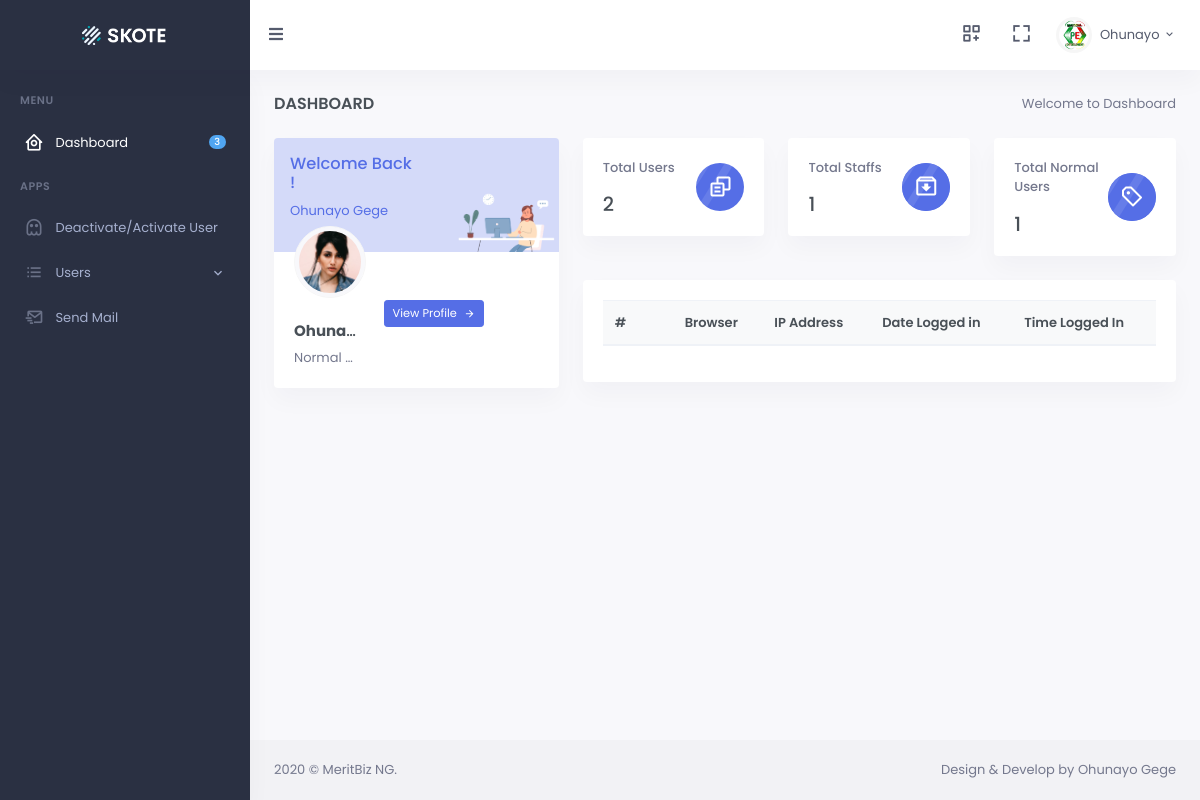
/admin.html (signed in), run on the app's committed database.
### dashboard/models.py (models this page shows, shortened)
class User(AbstractBaseUser, PermissionsMixin):
    email = models.EmailField(
        verbose_name=_('email address'), max_length=255, unique=True
    )
    username = models.CharField(_('Username'), max_length=100, default='', unique=True)
    first_name = models.CharField(_('first name'), max_length=30, blank=False)
    last_name = models.CharField(_('last name'), max_length=150, blank=False)
    gender = models.CharField(_('gender'), choices=GENDER, max_length=10, blank=False, default='')
    photo = models.ImageField(verbose_name=_('profile photo'), upload_to='users', default='', blank=True)
    mobile = models.CharField(verbose_name=_('Mobile Number'), max_length=21, unique=True, default='')
    state = models.CharField(verbose_name=_('current state'), max_length=30, blank=True, default='')
    lga = models.CharField(verbose_name=_('Local Government Area'), max_length=50, blank=True, default='')
    city = models.CharField(verbose_name=_('current city'), max_length=40, default='', blank=True)
    street = models.CharField(verbose_name=_('street address'), max_length=200, default='', blank=True)
    about_self = models.TextField(verbose_name=_('About Yourself'), default='')
    logins = models.PositiveIntegerField(default=1)
    joined_date = models.DateField(auto_now_add=True)
    joined_time = models.TimeField(auto_now_add=True)
    is_active = models.BooleanField(
        _('active'),
        default=True,
        help_text=_(
            'Designates whether this user should be treated as active. '
            'Unselect this instead of deleting accounts.'
        ),
    )
    is_staff = models.BooleanField(
        _('staff status'),
        default=False,
        help_text=_(
            'Designates whether the user can log into this admin site.'
        ),
    )
    objects = UserManager()
    USERNAME_FIELD = 'email'
    REQUIRED_FIELDS = ['username', 'first_name', 'last_name']

### dashboard/views.py (the view)
# urls.py: url(r'^admin.html$', views.home, name='home'),
@login_required
def home(request):
	user = request.user
	logins = LoginCount.objects.all().filter(log_user=request.user)
	user_count = User.objects.all().count()
	nuser_count = User.objects.all().exclude(is_staff=True).count()
	staff_count = User.objects.filter(is_superuser=True, is_staff=True).count()
	return render(request, 'home.html', {'user_count': user_count, 'staff_count': staff_count, 'nuser_count': nuser_count, 'logins':logins})

### dashboard/context_processor.py (called while the page is built)
def users(request):
    users = User.objects.all().exclude(is_staff=True)
    page = request.GET.get('page', 1)
    paginator = Paginator(users, 5)
    try:
        users = paginator.page(page)
    except PageNotAnInteger:
        users = paginator.page(1)
    except EmptyPage:
        users = paginator.page(paginator.num_pages)
    return {
        'users': users,
    }

def admins(request):
    admins = User.objects.all().filter(is_superuser=True)
    page = request.GET.get('page', 1)
    paginator = Paginator(admins, 5)
    try:
        admins = paginator.page(page)
    except PageNotAnInteger:
        admins = paginator.page(1)
    except EmptyPage:
        admins = paginator.page(paginator.num_pages)
    return {
        'admins': admins,
    }

def staffs(request):
    staffs = User.objects.all().filter(is_staff=True).exclude(is_superuser=True)
    page = request.GET.get('page', 1)
    paginator = Paginator(staffs, 5)
    try:
        staffs = paginator.page(page)
    except PageNotAnInteger:
        staffs = paginator.page(1)
    except EmptyPage:
        staffs = paginator.page(paginator.num_pages)
    return {
        'staffs': staffs,
    }

def reg_user_last_24(request):
	current_date = datetime.date.today()
	tdate = current_date
	yesterday = tdate - datetime.timedelta(hours=24)
	reg_user_last_24 = User.objects.all().exclude(joined_date__lt=yesterday).filter(joined_date__gte=yesterday)
	page = request.GET.get('page', 1)
	paginator = Paginator(reg_user_last_24, 5)
	try:
		reg_user_last_24 = paginator.page(page)
	except PageNotAnInteger:
		reg_user_last_24 = paginator.page(1)
	except EmptyPage:
		reg_user_last_24 = paginator.page(paginator.num_pages)
	return {
		'reg_user_last_24': reg_user_last_24,
	}

def reg_user_last_week(request):
	current_date = datetime.date.today()
	tdate = current_date
	last_week = tdate - datetime.timedelta(weeks=1)
	reg_user_lastweek = User.objects.all().exclude(joined_date__lt=last_week).filter(joined_date__gte=last_week)
	page = request.GET.get('page', 1)
	paginator = Paginator(reg_user_lastweek, 5)
	try:
		reg_user_lastweek = paginator.page(page)
	except PageNotAnInteger:
		reg_user_lastweek = paginator.page(1)
	except EmptyPage:
		reg_user_lastweek = paginator.page(paginator.num_pages)
	return {
		'reg_user_lastweek': reg_user_lastweek,
	}

### dashboard/templates/home.html (shortened to what this page needs)
{% extends 'app.html' %}
{% block body %}
<div class="main-content"><div class="page-content">
    <div class="container-fluid">
        <div class="row">
            <div class="col-12">
                <div class="page-title-box d-flex align-items-center justify-content-between">
                    <h4 class="mb-0 font-size-18">Dashboard</h4>
                    <div class="page-title-right">
                        <ol class="breadcrumb m-0">
                            <li class="breadcrumb-item active">Welcome to Dashboard</li>
                        </ol>
                    </div>
                </div>
            </div>
        </div>
        <div class="row">
            <div class="col-xl-4">
                <div class="card overflow-hidden">
                    <div class="bg-soft-primary">
                        <div class="row">
                            <div class="col-7">
                                <div class="text-primary p-3">
                                    <h5 class="text-primary">Welcome Back !</h5>
                                    <p>{{ user.first_name }} {{ user.last_name }}</p>
                                </div>
                            </div>
                            <div class="col-5 align-self-end">
                                <img src="/static/images/profile-img.png" alt="" class="img-fluid">
                            </div>
                        </div>
                    </div>
                    <div class="card-body pt-0">
                        <div class="row">
                            <div class="col-sm-4">
                                <div class="avatar-md profile-user-wid mb-4">
                                    <img src="/static/images/users/avatar-1.jpg" alt="" class="img-thumbnail rounded-circle">
                                </div>
                                <h5 class="font-size-15 text-truncate"><b>{{ user.first_name }} {{ user.last_name }}</b></h5>
                                <p class="text-muted mb-0 text-truncate">{% if user.is_superuser %}Admin {% elif user.is_staff %}Staff {% else %} Normal User{%endif%}</p>
                            </div>
                            <div class="col-sm-8">
                                <div class="pt-4">
                                    <div class="mt-4">
                                        <a href="{% url 'profile' user.username %}" class="btn btn-primary waves-effect waves-light btn-sm">View Profile <i class="mdi mdi-arrow-right ml-1"></i></a>
                                    </div>
                                </div>
                            </div>
                        </div>
                    </div>
                </div>
            </div>
            <div class="col-xl-8">
                <div class="row">
                    <div class="col-md-4">
                        <div class="card mini-stats-wid">
                            <div class="card-body">
                                <div class="media">
                                    <div class="media-body">
                                        <p class="text-muted font-weight-medium">Total Users</p>
                                        <h4 class="mb-0">{{ user_count }}</h4>
                                    </div>
                                    <div class="mini-stat-icon avatar-sm rounded-circle bg-primary align-self-center">
                                        <span class="avatar-title">
                                            <i class="bx bx-copy-alt font-size-24"></i>
                                        </span>
                                    </div>
                                </div>
                            </div>
                        </div>
                    </div>
                    <div class="col-md-4">
                        <div class="card mini-stats-wid">
                            <div class="card-body">
                                <div class="media">
                                    <div class="media-body">
                                        <p class="text-muted font-weight-medium">Total Staffs</p>
                                        <h4 class="mb-0">{{ staff_count }}</h4>
                                    </div>
                                    <div class="avatar-sm rounded-circle bg-primary align-self-center mini-stat-icon">
                                        <span class="avatar-title rounded-circle bg-primary">
                                            <i class="bx bx-archive-in font-size-24"></i>
                                        </span>
                                    </div>
                                </div>
                            </div>
                        </div>
                    </div>
                    <div class="col-md-4">
                        <div class="card mini-stats-wid">
                            <div class="card-body">
                                <div class="media">
                                    <div class="media-body">
                                        <p class="text-muted font-weight-medium">Total Normal Users</p>
                                        <h4 class="mb-0">{{ nuser_count }}</h4>
                                    </div>
                                    <div class="avatar-sm rounded-circle bg-primary align-self-center mini-stat-icon">
                                        <span class="avatar-title rounded-circle bg-primary">
                                            <i class="bx bx-purchase-tag-alt font-size-24"></i>
                                        </span>
                                    </div>
                                </div>
                            </div>
                        </div>
                    </div>
                </div>
                <div class="row">
                    <div class="col-lg-12">
                        <div class="card">
                            <div class="card-body">
                                <div class="table-responsive">
                                    <table class="table table-centered table-nowrap table-hover">
                                        <thead class="thead-light">
                                            <tr>
                                                <th scope="col" style="width: 70px;">#</th>
                                                <th scope="col">Browser</th>
                                                <th scope="col">IP Address</th>
                                                <th scope="col">Date Logged in</th>
                                                <th scope="col">Time Logged In</th>
                                            </tr>
                                        </thead>
                                    </table>
                                </div>
                            </div>
                        </div>
                    </div>
                </div>
            </div>
        </div>
    </div>
</div>
{% include 'footer.html' %}
</div>
{% endblock %}

### dashboard/templates/app.html (shortened to what this page needs)
<!DOCTYPE html>
<html lang="en">
<head>
        <link href="/static/libs/summernote/summernote-bs4.min.css" rel="stylesheet" type="text/css" />
        <link href="/static/css/bootstrap.min.css" id="bootstrap-style" rel="stylesheet" type="text/css" />
        <link href="/static/css/icons.min.css" rel="stylesheet" type="text/css" />
        <link href="/static/css/app.min.css" id="app-style" rel="stylesheet" type="text/css" />
    </head>
    <body data-sidebar="dark">
        <div id="layout-wrapper">
            <header id="page-topbar">
                <div class="navbar-header">
                    <div class="d-flex">
                        <div class="navbar-brand-box">
                            <a href="index-2.html" class="logo logo-light">
                                <span class="logo-lg">
                                    <img src="/static/images/logo-light.png" alt="" height="19">
                                </span>
                            </a>
                        </div>
                        <button type="button" class="btn btn-sm px-3 font-size-16 header-item waves-effect" id="vertical-menu-btn">
                            <i class="fa fa-fw fa-bars"></i>
                        </button>
                    </div>
                    <div class="d-flex">
                        <div class="dropdown d-none d-lg-inline-block ml-1">
                            <button type="button" class="btn header-item noti-icon waves-effect"
                                data-toggle="dropdown" aria-haspopup="true" aria-expanded="false">
                                <i class="bx bx-customize"></i>
                            </button>
                        </div>
                        <div class="dropdown d-none d-lg-inline-block ml-1">
                            <button type="button" class="btn header-item noti-icon waves-effect" data-toggle="fullscreen">
                                <i class="bx bx-fullscreen"></i>
                            </button>
                        </div>
                        <div class="dropdown d-inline-block">
                            <button type="button" class="btn header-item waves-effect" id="page-header-user-dropdown"
                                data-toggle="dropdown" aria-haspopup="true" aria-expanded="false">
                                <img class="rounded-circle header-profile-user" src="{{ user.photo.url}}"
                                    alt="Header Avatar">
                                <span class="d-none d-xl-inline-block ml-1">{{ user.first_name.capitalize }}</span>
                                <i class="mdi mdi-chevron-down d-none d-xl-inline-block"></i>
                            </button>
                        </div>
                    </div>
                </div>
            </header>
            {% include 'leftbar.html' %}
            {% block body %}
            {% endblock %}
        </div>
    </body>
</html>

### data on the page
User: photo (picture), first_name "Ohunayo", last_name "Gege", first_name "Ohuna…"

### other printed values
{{ user_count }} "2"
{{ staff_count }} "1"
{{ nuser_count }} "1"
